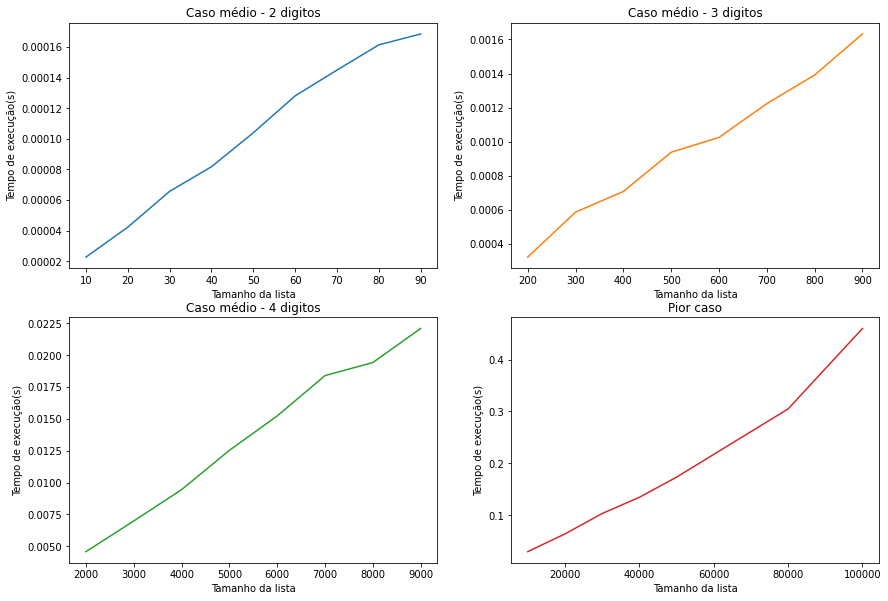

Write the Python code that produced this figure.
#Bibliotecas importadas
import numpy as np
import matplotlib.pyplot as plt
import random
from random import randint
from typing import List
from time import perf_counter
import sys
sys.setrecursionlimit(1000000)

#Gera lista sem repetição
def create_list(length):
  lista = []
  while len(lista) < length:
      element = randint(1,1*length)
      if element not in lista: lista.append(element)
  return lista

#Gera lista com números de dígitos constantes
def create_list_const(length):
  digits = len(str(length))
  lista = []
  while len(lista) < (length - 10**(digits - 1)):
      element = randint(10**(digits - 1), 1*length)
      if element not in lista: lista.append(element)
  return lista

# Método de ordenação

def countingSort(lista, exp1):
 
    n = len(lista)
 
    # A lista de saida cujo os elementos serão ordenados. 
    output = [0] * (n)
 
    # Inicializa o contador como 0. 
    count = [0] * (10)
 
    # Armazena no contador as ocorrencias. 
    for i in range(0, n):
        index = lista[i] // exp1
        count[index % 10] += 1
 
    # Muda o contador 'count[i] para que o mesmo contenha o valor atual. 
    # Posição do dígito na lista de saida. 
    for i in range(1, 10):
        count[i] += count[i - 1]
 
    # Constrói a lista de saida. 
    i = n - 1
    while i >= 0:
        index = lista[i] // exp1
        output[count[index % 10] - 1] = lista[i]
        count[index % 10] -= 1
        i -= 1
 
    # Copiando a lista de saida para a lista. 
    # Agora a lista contém os numeros ordenados. 
    i = 0
    for i in range(0, len(lista)):
        lista[i] = output[i]
 
# Método para RadixSort
def radixSort(lista):
 
    # Procurando o valor máximo pra conhecer o numero de dígitos. 
    max1 = max(lista)
 
    # Executa o countingSort para cada dígito.
    # Note que ao invés de passar o número do dígito, é passado o exp.
    # exp é 10^i onde i é o digito atual.
    exp = 1
    while max1 / exp >= 1:
        countingSort(lista, exp)
        exp *= 10

#Medir os tempos do caso médio
def counter_medium():
  medium_time = []
  
  list_length = [j for j in range(200, 1000, 100)]
  
  for i in list_length:
    medium_case = create_list_const(i)

    start = perf_counter()
    radixSort(medium_case)
    end = perf_counter()
    duration = end - start
    medium_time.append(duration)

  return medium_time, list_length

def counter_medium_2():
  medium_time2 = []
  
  list_length2 = [j for j in range(2000, 10000, 1000)]
  
  for i in list_length2:
    medium_case = create_list_const(i)

    start = perf_counter()
    radixSort(medium_case)
    end = perf_counter()
    duration = end - start
    medium_time2.append(duration)

  return medium_time2, list_length2

def counter_medium_3():
  medium_time3 = []
  
  list_length = [j for j in range(10, 100, 10)]
  
  for i in list_length:
    medium_case3 = create_list_const(i)

    start = perf_counter()
    radixSort(medium_case3)
    end = perf_counter()
    duration = end - start
    medium_time3.append(duration)

  return medium_time3, list_length

#Medir os tempos do pior caso
def counter_worst():
  worst_time = []
  
  list_length = [10000,20000,30000,40000,50000,80000,100000]
  
  for i in list_length:
    worst_case = create_list(i)

    start = perf_counter()
    radixSort(worst_case)
    end = perf_counter()
    duration = end - start
    worst_time.append(duration)

  return worst_time, list_length

m_time, l_len1 = counter_medium()
m_time2, l_len2 = counter_medium_2()
m_time3, l_len3 = counter_medium_3()
w_time, l_len = counter_worst()

#Plotando Grafico da Ordenação (RadixtSort) de listas randomicas.
fig, ((ax1, ax2), (ax3, ax4)) = plt.subplots(2, 2)
plt.subplots_adjust(right = 2, top = 2)

ax1.plot(l_len3, m_time3, 'tab:blue')
ax2.plot(l_len1, m_time, 'tab:orange')
ax3.plot(l_len2, m_time2, 'tab:green')
ax4.plot(l_len, w_time, 'tab:red')

ax1.set_title('Caso médio - 2 digitos')
ax2.set_title('Caso médio - 3 digitos')
ax3.set_title('Caso médio - 4 digitos')
ax4.set_title('Pior caso')

ax1.set(xlabel = 'Tamanho da lista', ylabel = 'Tempo de execução(s)')
ax2.set(xlabel = 'Tamanho da lista', ylabel = 'Tempo de execução(s)')
ax3.set(xlabel = 'Tamanho da lista', ylabel = 'Tempo de execução(s)')
ax4.set(xlabel = 'Tamanho da lista', ylabel = 'Tempo de execução(s)')
